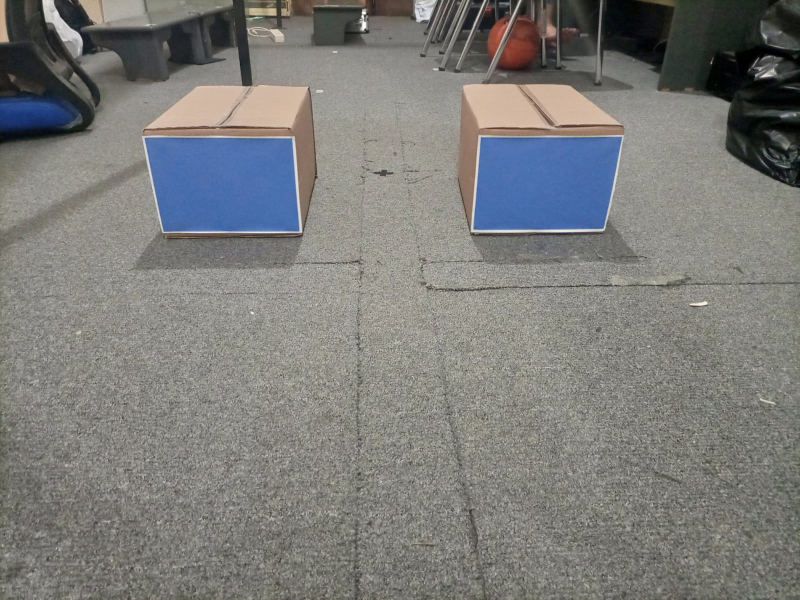
//> input picture TesOpenCV/2benda.jpeg, 1600 x 1200 px (shown at 1/2 size)
$ ./transform_fourier   (built with g++ and OpenCV 4)
//> lines starting //> are read from the running program, lines starting //| are printed output that depends on the picture
#include <opencv2/highgui/highgui.hpp>
#include <opencv2/imgproc/imgproc.hpp>
#include <opencv2/core.hpp>


using namespace cv;
using namespace std;

void calculateDFT(Mat &scr, Mat &dst)
{
    Mat planes[] = { scr, Mat::zeros(scr.size(), CV_32F) };
    Mat complexImg;

    merge(planes, 2, complexImg);

    dft(complexImg, complexImg);
    dst = complexImg;
}

void fftshift(const Mat &input_img, Mat &output_img)
{
    output_img = input_img.clone();
    int cx = output_img.cols / 2;
    int cy = output_img.rows / 2;
    Mat q1(output_img, Rect(0, 0, cx, cy));
    Mat q2(output_img, Rect(cx, 0, cx, cy));
    Mat q3(output_img, Rect(0, cy, cx, cy));
    Mat q4(output_img, Rect(cx, cy, cx, cy));

    Mat temp;
    q1.copyTo(temp);
    q4.copyTo(q1);
    temp.copyTo(q4);
    q2.copyTo(temp);
    q3.copyTo(q2);
    temp.copyTo(q3);

}


int main(){
    Mat image = imread("2benda.jpeg");
//> image is the input picture: 1200 rows x 1600 cols, CV_8UC3; mean B, G, R 121.5, 124.1, 124.1
    Mat gray;
    Size s(400,300);
    resize(image,image,s);
//> image: 300 rows x 400 cols, CV_8UC3

    imshow("Citra Asli", image);
    image.convertTo(image, CV_32F);
//> image: 300 rows x 400 cols, CV_32FC3

    cvtColor(image, gray, COLOR_BGR2GRAY);

    Mat padded;
    int optimal_row= getOptimalDFTSize 	(gray.rows);
//> optimal_row = 300
    int optimal_col= getOptimalDFTSize 	(gray.cols);
//> optimal_col = 400
    copyMakeBorder(gray, padded, 0, optimal_row-gray.rows, 0, optimal_col-gray.cols, BORDER_CONSTANT, Scalar::all(0) );

    Mat DFT_image;
    calculateDFT(padded, DFT_image);
//> in calculateDFT, `Mat planes[] = { scr, Mat::zeros(scr.size(), CV_32F) };`: planes[1]: 300 rows x 400 cols, CV_32FC1; every value is 0

    Mat real, imaginary;
    Mat planes[] = { real, imaginary };

    split(DFT_image, planes);
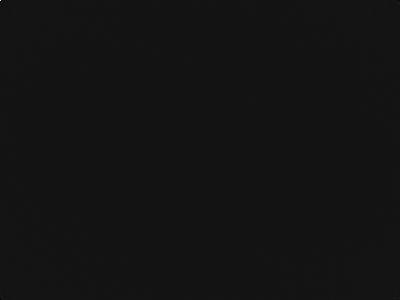
//> planes[0]: 300 rows x 400 cols, CV_32FC1; min -1260816.1, max 14870650, mean 173.1; drawn with min black and max white
    Mat mag_image;
    magnitude(planes[0], planes[1], mag_image);

    // switch to a logarithmic scale
    mag_image += Scalar::all(1);
    log(mag_image, mag_image);
    mag_image = mag_image(Rect(0, 0, mag_image.cols & -2, mag_image.rows & -2));
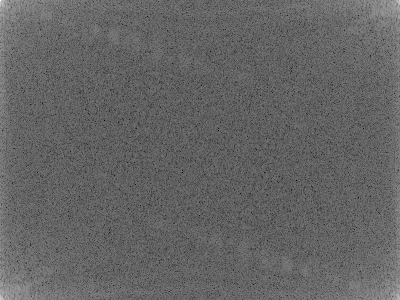
//> mag_image: 300 rows x 400 cols, CV_32FC1; min 2.71, max 16.51, mean 8.17; drawn with min black and max white

    Mat shifted_DFT;
    fftshift(mag_image, shifted_DFT);
//> in fftshift, `Mat q1(output_img, Rect(0, 0, cx, cy));`:
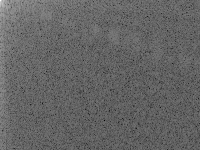
//> q1: 150 rows x 200 cols, CV_32FC1; min 2.71, max 16.51, mean 8.17; drawn with min black and max white
//> in fftshift, `Mat q2(output_img, Rect(cx, 0, cx, cy));`:
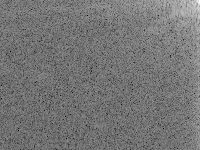
//> q2: 150 rows x 200 cols, CV_32FC1; min 3.45, max 13.66, mean 8.17; drawn with min black and max white
//> in fftshift, `Mat q3(output_img, Rect(0, cy, cx, cy));`:
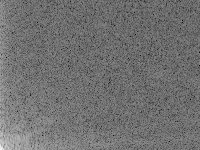
//> q3: 150 rows x 200 cols, CV_32FC1; min 3.45, max 14.08, mean 8.17; drawn with min black and max white
//> in fftshift, `Mat q4(output_img, Rect(cx, cy, cx, cy));`:
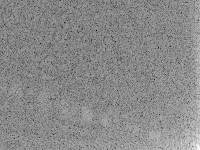
//> q4: 150 rows x 200 cols, CV_32FC1; min 2.71, max 12.77, mean 8.16; drawn with min black and max white
//> in fftshift, `temp.copyTo(q3);`:
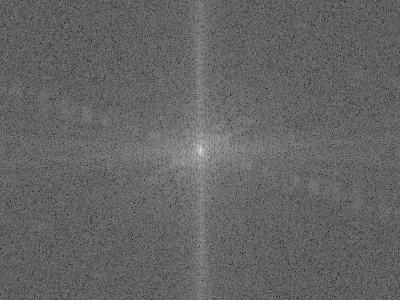
//> output_img: 300 rows x 400 cols, CV_32FC1; min 2.71, max 16.51, mean 8.17; drawn with min black and max white

    normalize(shifted_DFT, shifted_DFT, 0, 1, NORM_MINMAX);

    imshow("DFT", shifted_DFT);
    waitKey(0);
    return 0;
}

$ run again, with TesOpenCV/3benda.jpeg copied over TesOpenCV/2benda.jpeg
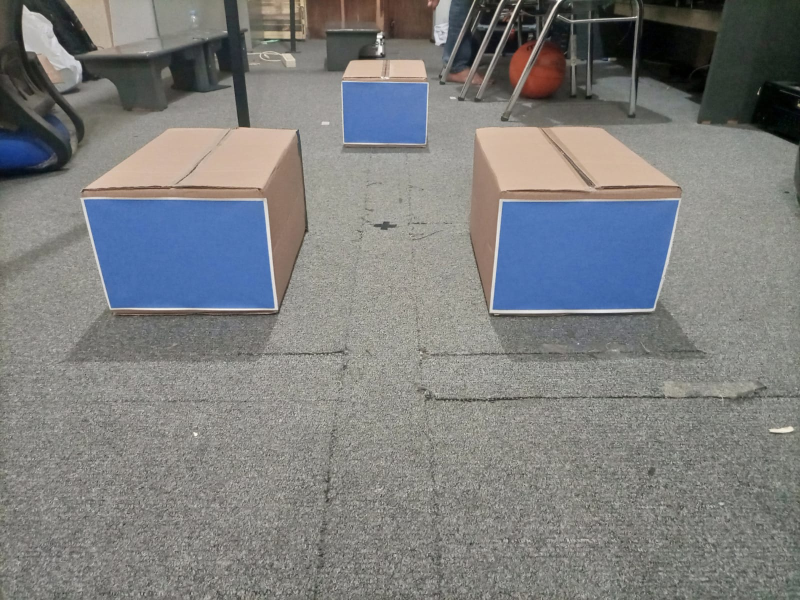
//> input picture TesOpenCV/3benda.jpeg, 1600 x 1200 px (shown at 1/2 size)
//> image is the input picture: 1200 rows x 1600 cols, CV_8UC3; mean B, G, R 126.2, 126.4, 125.2
//> in fftshift, `Mat q4(output_img, Rect(cx, cy, cx, cy));`:
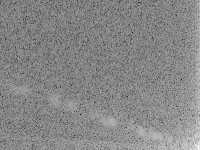
//> q4: 150 rows x 200 cols, CV_32FC1; min 2.62, max 13.04, mean 8.16; drawn with min black and max white
//> in fftshift, `temp.copyTo(q3);`:
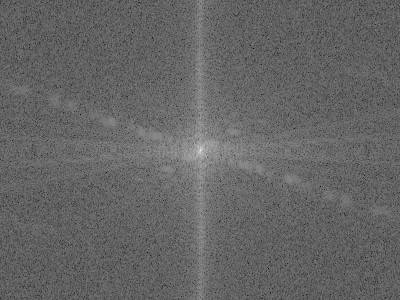
//> output_img: 300 rows x 400 cols, CV_32FC1; min 2.62, max 16.53, mean 8.16; drawn with min black and max white

$ run again, with TesOpenCV/square5.jpeg copied over TesOpenCV/2benda.jpeg
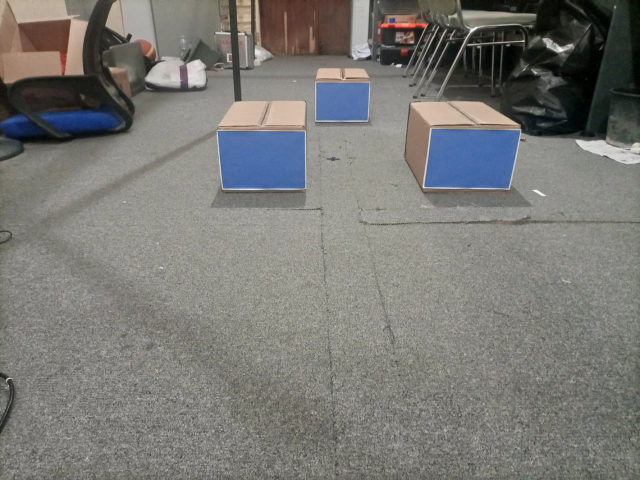
//> input picture TesOpenCV/square5.jpeg, 1280 x 960 px (shown at 1/2 size)
//> image is the input picture: 960 rows x 1280 cols, CV_8UC3; mean B, G, R 117.1, 120.8, 121.4
//> in fftshift, `Mat q4(output_img, Rect(cx, cy, cx, cy));`:
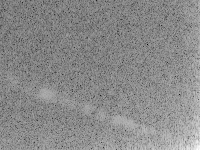
//> q4: 150 rows x 200 cols, CV_32FC1; min 2.22, max 12.8, mean 7.97; drawn with min black and max white
//> in fftshift, `temp.copyTo(q3);`:
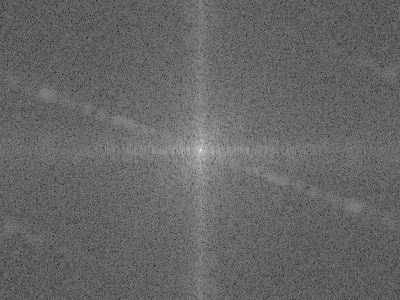
//> output_img: 300 rows x 400 cols, CV_32FC1; min 2.22, max 16.49, mean 7.97; drawn with min black and max white

$ run again, with TesOpenCV/square6.jpeg copied over TesOpenCV/2benda.jpeg
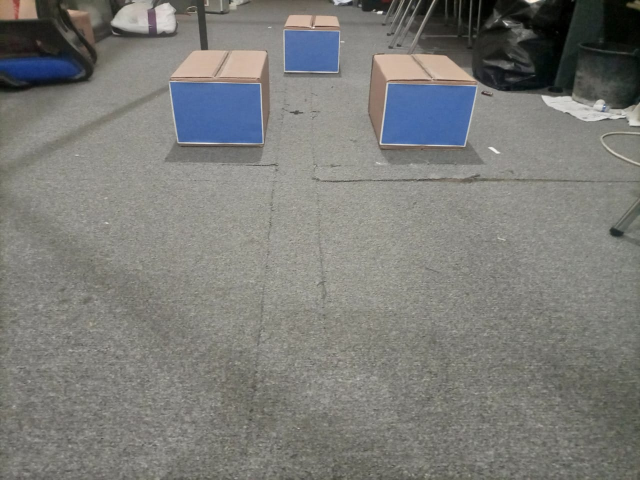
//> input picture TesOpenCV/square6.jpeg, 1280 x 960 px (shown at 1/2 size)
//> image is the input picture: 960 rows x 1280 cols, CV_8UC3; mean B, G, R 120.2, 124, 123.7
//> in fftshift, `temp.copyTo(q3);`:
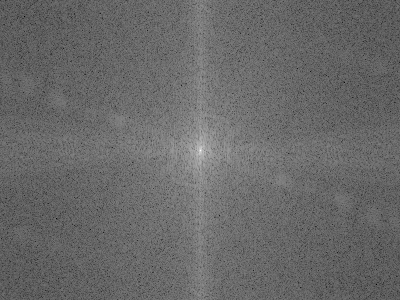
//> output_img: 300 rows x 400 cols, CV_32FC1; min 1.45, max 16.51, mean 7.67; drawn with min black and max white
